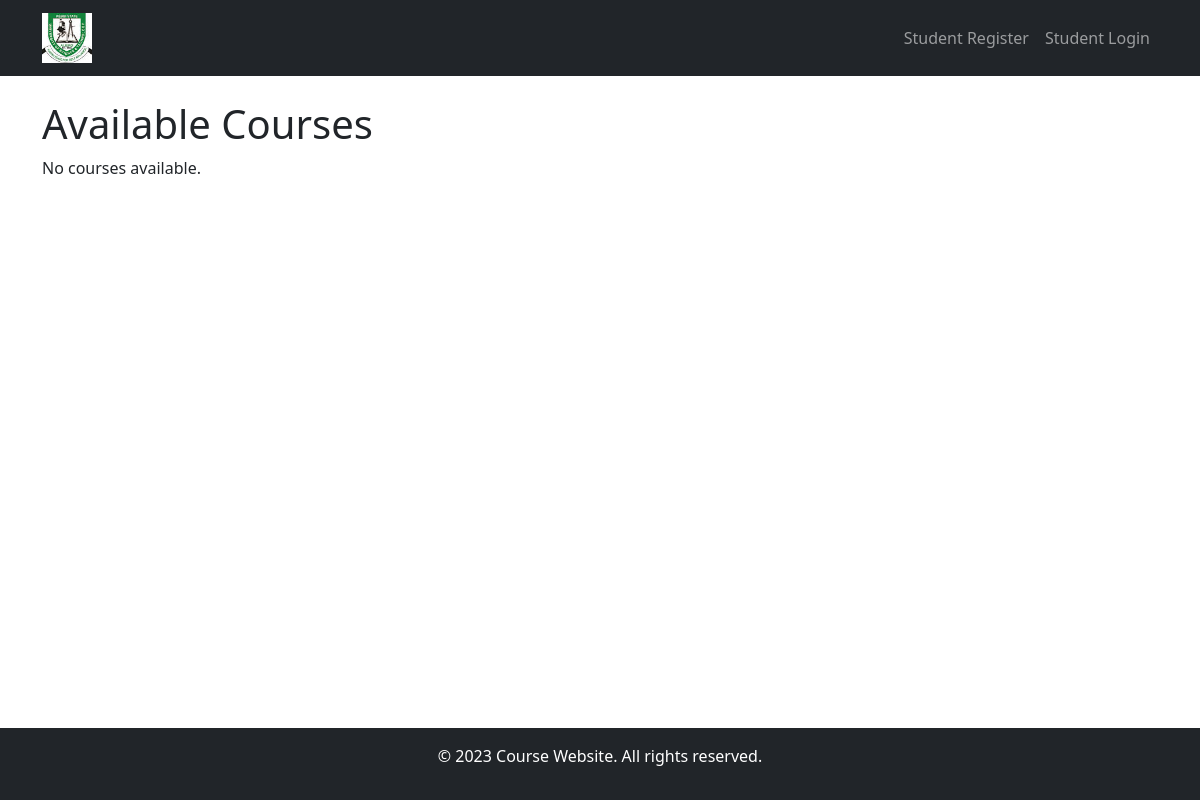
Page /courses/ on the earlier database version.
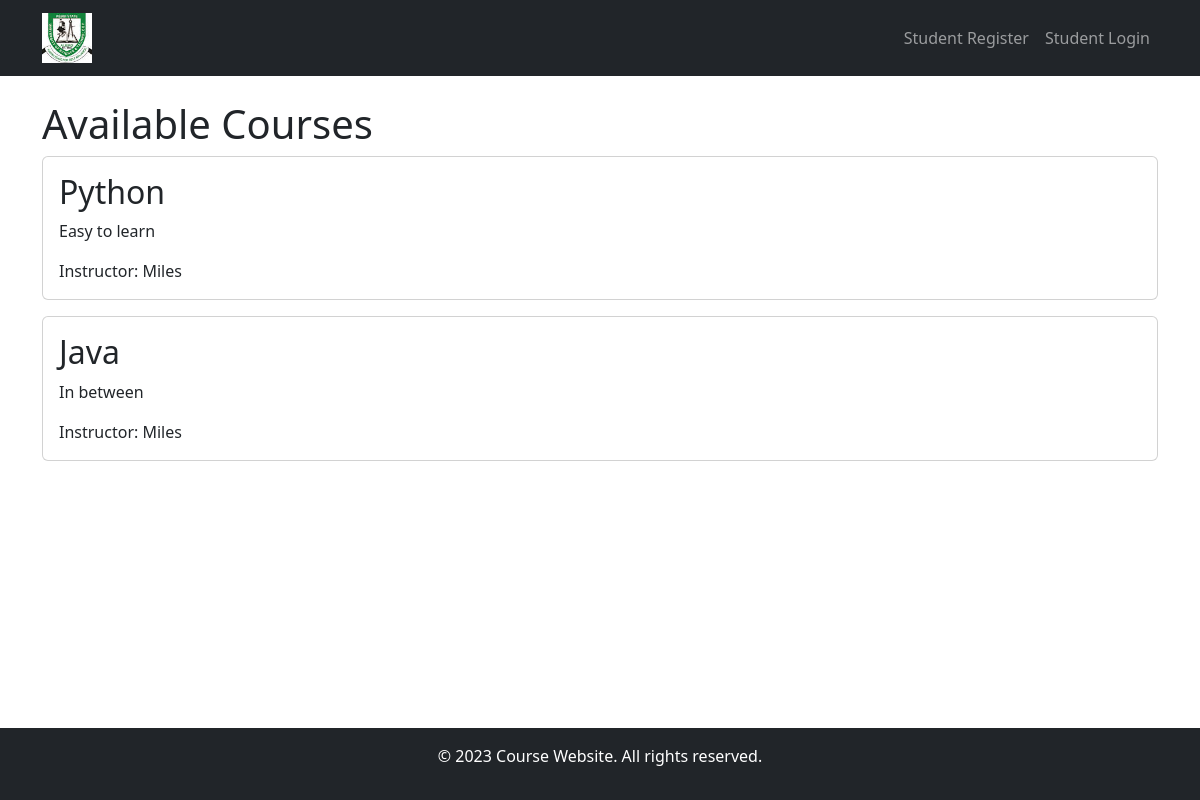
Same page on the later database version.
### courses/models.py (models this page shows, shortened)
class Course(models.Model):
    title = models.CharField(max_length=200)
    description = models.TextField()
    instructor = models.ForeignKey(Instructor, on_delete=models.CASCADE)
    students = models.ManyToManyField(Student, through='Registration')

class Instructor(models.Model):
    user = models.OneToOneField(User, on_delete=models.CASCADE, null=True, default=None)
    bio = models.TextField(blank=True)
    email = models.EmailField()

### courses/views.py (the view)
# urls.py: path('courses/', views.CourseListView.as_view(), name='course-list'),
class CourseListView(ListView):
    model = Course
    template_name = 'courses/course_list.html'
    context_object_name = 'courses'

### courses/templates/courses/course_list.html
{% extends "courses/base.html" %}
{% block content %}
<h1>Available Courses</h1>
{% for course in courses %}
  <div class="card mb-3">
    <div class="card-body">
      <h2 class="card-title">{{ course.title }}</h2>
      <p class="card-text">{{ course.description }}</p>
      <p class="card-text">Instructor: {{ course.instructor.user.username }}</p>
    </div>
  </div>
{% empty %}
  <p>No courses available.</p>
{% endfor %}
{% endblock %}

Differences in the rows shown:
added Course: title "Python", description "Easy to learn", instructor.user.username "Miles"
added Course: title "Java", description "In between", instructor.user.username "Miles"
Other differences:
text no longer shown: "No courses available."
